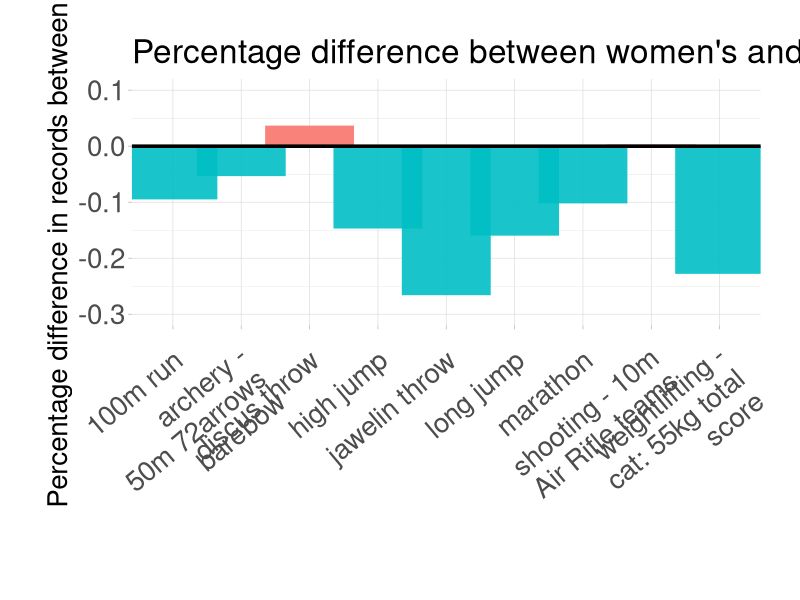

Source code (R):
library(stringr)         
library(ggplot2)
library(dplyr)

df<-read.csv(file = "Dane.csv", sep = ';')
df$prc<-as.numeric(gsub(",",".",df$prc))
df$prc<-df$prc*(-1)

df %>% 
  mutate(over_zero = ifelse(prc>0,"type1","type2")) %>% 
  ggplot(aes(x=dyscipline, y=prc)) +
  geom_segment( aes(x=dyscipline, xend=dyscipline, y=0, yend=prc, color=over_zero), size=30, alpha=0.9) +
  theme_light() +
  theme(
    legend.position = "none",
    panel.border = element_blank(),
    axis.text.x = element_text(angle = 40, vjust = 0.9, hjust = 1)
  ) +
  xlab("") +
  ylab("Percentage difference in records between genders")+
  labs(title = "Percentage difference between women's and men's records in sports")+
  ylim(c(-0.3,0.1))+
  geom_hline(yintercept = 0, size = 1.2)+
  theme(text = element_text(size = 20), 
        plot.margin = margin(1,1,1.5,1.2, "cm"))+
  scale_x_discrete(labels = function(x) str_wrap(x, width = 15))+
  theme(axis.text = element_text(size = 20))->p
 
p 
#ggsave(p, filename = "plot1.svg")
